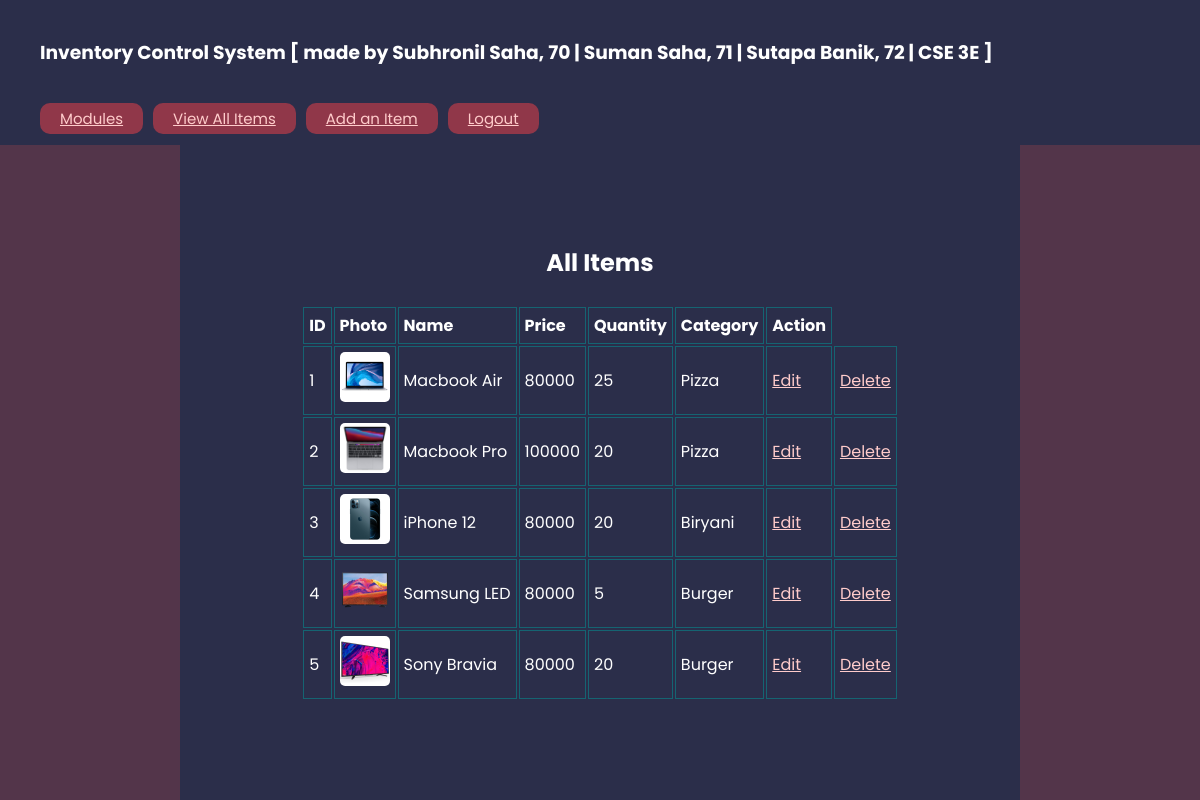
The app's page /php-project/admin-panel/item_modules/get_item.php (signed in) with its own data.
### tables this page shows
CREATE TABLE `items` (
  `id` int(10) NOT NULL,
  `name` varchar(20) NOT NULL,
  `c_id` int(10) NOT NULL,
  `image` longtext NOT NULL,
  `image_name` varchar(200) NOT NULL,
  `qty` int(5) NOT NULL,
  `price` int(10) NOT NULL
);

CREATE TABLE `categories` (
  `c_id` int(10) NOT NULL,
  `c_name` varchar(50) NOT NULL,
  `status` varchar(10) NOT NULL
);

### php-project/admin-panel/item_modules/get_item.php (the view, shortened to what this page needs)
<?php
    include('../extra/connection_h.php');
	$query = "SELECT * FROM items";
    $result = mysqli_query($con, $query);
	include('../extra/meta.php');
    include('../extra/header_item.php');
?>
<div class="content">
    <div class="left-side"></div>
	<div class="middle">
        <h2> All Items </h2>
        <br>
    	<table>
    		<tr>
    			<td> <b> ID  </b> </td>
                <td> <b> Photo        </b> </td>
    			<td> <b> Name         </b> </td>
				<td> <b> Price       </b> </td>
                <td> <b> Quantity       </b> </td>
				<td> <b> Category   </b> </td>
                <td> <b> Action       </b> </td>
    		</tr>
    		<?php while($fetch = mysqli_fetch_object($result)) { ?>
    		<tr>
    			<td> <?php echo $fetch->id; ?> </td>
                <td>
                    <img
                    src="item_images/<?php echo $fetch->image_name; ?>"
                    width=50
                    height=50>
                </td>
    			<td> <?php echo $fetch->name; ?> </td>
				<td> <?php echo $fetch->price; ?> </td>
    			<td> <?php echo $fetch->qty; ?> </td>
				<?php
					$query1 = "select c_name from categories where c_id = '" . $fetch->c_id . "'";
					$result1 = mysqli_query($con, $query1);
					$fetch1 = mysqli_fetch_object($result1);
				?>
				<td> <?php echo $fetch1->c_name; ?> </td>
                <td>
					<a
					href="edit_item.php?id=<?php echo $fetch->id; ?>">
						Edit
					</a>
				</td>
                <td><a href="get_item.php?del=<?php echo $fetch->id; ?>">Delete</a></td>
    		</tr>
    		<?php } ?>
    	</table>
    </div>
    <div class="right-side"></div>
</div>

### php-project/admin-panel/style.css (style rules this page uses)
:root { --brightRed: #e84545; --deepRedLowOpac: #903749; --purpleBackground: #2b2e4a; --lightRed: #ffcccb; --lightCyan: #e0ffff; }
* { margin: 0; border: 0; color: #fff; font-family: 'Poppins', sans-serif; }
a { color: var(--lightRed); }
td { border: 1px solid rgba(0, 153, 153, 0.5); padding: 5px; }
img { border-radius: 10%; }
.content { display: flex; flex-direction: row; height: 90%; width: 100vw; }
.left-side { display: flex; background: #53354a; width: 15%; align-items: center; justify-content: center; }
.right-side { display: flex; background: #53354a; width: 15%; align-items: center; justify-content: center; }
.middle { display: flex; flex-direction: column; width: 70%; align-items: center; justify-content: center; }

### records on screen
items: id "1", image_name (picture), name "Macbook Air", price "80000", qty "25", c.c_name "Pizza"
items: id "2", image_name (picture), name "Macbook Pro", price "100000", qty "20", c.c_name "Pizza"
items: id "3", image_name (picture), name "iPhone 12", price "80000", qty "20", c.c_name "Biryani"
items: id "4", image_name (picture), name "Samsung LED", price "80000", qty "5", c.c_name "Burger"
items: id "5", image_name (picture), name "Sony Bravia", price "80000", qty "20", c.c_name "Burger"
